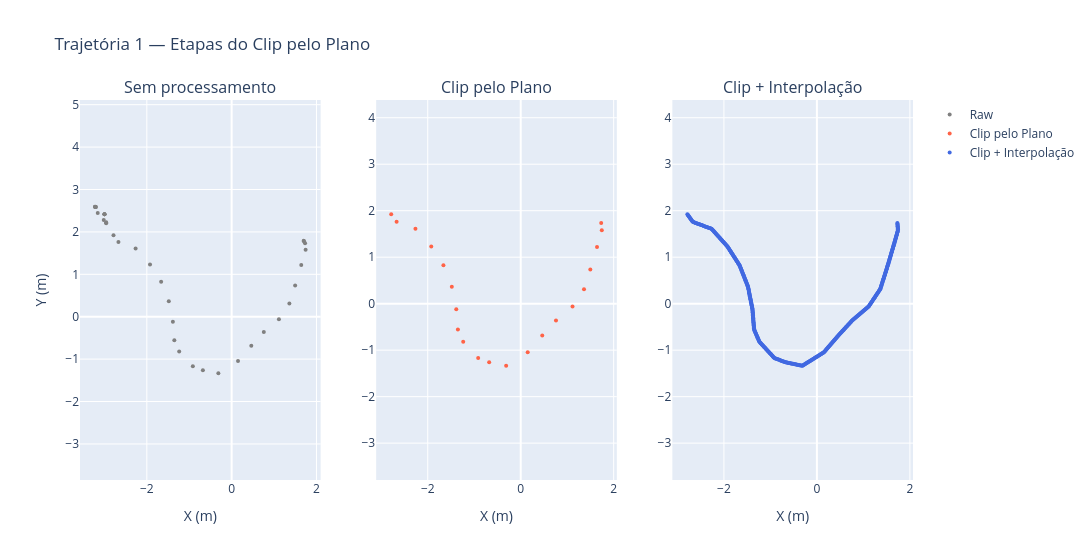

This figure's notebook cell:
### Markdown cell above
**Verificação — Trajetórias 2 câmeras (clip):** comparação entre sem processamento, clip pelo plano e após interpolação.

### Code cell
_df = paths_df[0]
_raw_x = _df['pos_x'].values
_raw_y = _df['pos_y'].values

_clip_only_x, _clip_only_y = clip_to_plan(_raw_x, _raw_y, median_plan_x_2cam, median_plan_y_2cam)
_clip_x, _clip_y           = paths_clipped_2cam[0]

fig = make_subplots(rows=1, cols=3, subplot_titles=[
    "Sem processamento",
    "Clip pelo Plano",
    "Clip + Interpolação"
])

fig.add_trace(go.Scatter(
    x=_raw_x, y=_raw_y,
    mode='markers', name='Raw',
    marker=dict(color='gray', size=4)
), row=1, col=1)

fig.add_trace(go.Scatter(
    x=_clip_only_x, y=_clip_only_y,
    mode='markers', name='Clip pelo Plano',
    marker=dict(color='tomato', size=4)
), row=1, col=2)

fig.add_trace(go.Scatter(
    x=_clip_x, y=_clip_y,
    mode='markers', name='Clip + Interpolação',
    marker=dict(color='royalblue', size=4)
), row=1, col=3)

fig.update_xaxes(title_text='X (m)')
fig.update_yaxes(title_text='Y (m)', scaleanchor='x',  row=1, col=1)
fig.update_yaxes(scaleanchor='x2', row=1, col=2)
fig.update_yaxes(scaleanchor='x3', row=1, col=3)
fig.update_layout(title='Trajetória 1 — Etapas do Clip pelo Plano', hovermode='closest', width=1300)
fig.show()

### Figure 1 — Plotly figure (JSON) as saved in the notebook; plotly's stock layout.template omitted (floating-point values rounded to 4 significant figures; data arrays with more than 128 entries replaced by an {"elided": "..."} marker saying what was removed)
{"data": [{"marker": {"color": "gray", "size": 4}, "mode": "markers", "name": "Raw", "type": "scatter", "x": [-2.999, -2.999, -2.998, -2.998, -3.204, -3.204, -3.221, -3.219, -3.217, -3.158, -3.016, -2.959, -2.959, -2.786, -2.67, -2.265, -1.925, -1.663, -1.482, -1.386, -1.351, -1.237, -0.9152, -0.6786, -0.3134, 0.1505, 0.4635, 0.7587, 1.115, 1.361, 1.497, 1.642, 1.744, 1.732, 1.704, 1.699], "xaxis": "x", "y": [2.414, 2.414, 2.414, 2.414, 2.585, 2.585, 2.595, 2.593, 2.586, 2.447, 2.278, 2.226, 2.207, 1.924, 1.76, 1.609, 1.232, 0.8244, 0.3663, -0.1203, -0.5533, -0.8195, -1.168, -1.26, -1.335, -1.046, -0.6822, -0.3619, -0.0586, 0.3121, 0.7348, 1.22, 1.581, 1.734, 1.782, 1.789], "yaxis": "y"}, {"marker": {"color": "tomato", "size": 4}, "mode": "markers", "name": "Clip pelo Plano", "type": "scatter", "x": [-2.786, -2.67, -2.265, -1.925, -1.663, -1.482, -1.386, -1.351, -1.237, -0.9152, -0.6786, -0.3134, 0.1505, 0.4635, 0.7587, 1.115, 1.361, 1.497, 1.642, 1.744, 1.732], "xaxis": "x2", "y": [1.924, 1.76, 1.609, 1.232, 0.8244, 0.3663, -0.1203, -0.5533, -0.8195, -1.168, -1.26, -1.335, -1.046, -0.6822, -0.3619, -0.0586, 0.3121, 0.7348, 1.22, 1.581, 1.734], "yaxis": "y2"}, {"marker": {"color": "royalblue", "size": 4}, "mode": "markers", "name": "Clip + Interpolação", "type": "scatter", "x": {"elided": "500 float values"}, "xaxis": "x3", "y": {"elided": "500 float values"}, "yaxis": "y3"}], "layout": {"annotations": [{"font": {"size": 16}, "showarrow": false, "text": "Sem processamento", "x": 0.1444, "xanchor": "center", "xref": "paper", "y": 1, "yanchor": "bottom", "yref": "paper"}, {"font": {"size": 16}, "showarrow": false, "text": "Clip pelo Plano", "x": 0.5, "xanchor": "center", "xref": "paper", "y": 1, "yanchor": "bottom", "yref": "paper"}, {"font": {"size": 16}, "showarrow": false, "text": "Clip + Interpolação", "x": 0.8556, "xanchor": "center", "xref": "paper", "y": 1, "yanchor": "bottom", "yref": "paper"}], "hovermode": "closest", "title": {"text": "Trajetória 1 — Etapas do Clip pelo Plano"}, "width": 1300, "xaxis": {"anchor": "y", "domain": [0, 0.2889], "title": {"text": "X (m)"}}, "xaxis2": {"anchor": "y2", "domain": [0.3556, 0.6444], "title": {"text": "X (m)"}}, "xaxis3": {"anchor": "y3", "domain": [0.7111, 1], "title": {"text": "X (m)"}}, "yaxis": {"anchor": "x", "domain": [0, 1], "scaleanchor": "x", "title": {"text": "Y (m)"}}, "yaxis2": {"anchor": "x2", "domain": [0, 1], "scaleanchor": "x2"}, "yaxis3": {"anchor": "x3", "domain": [0, 1], "scaleanchor": "x3"}}}
